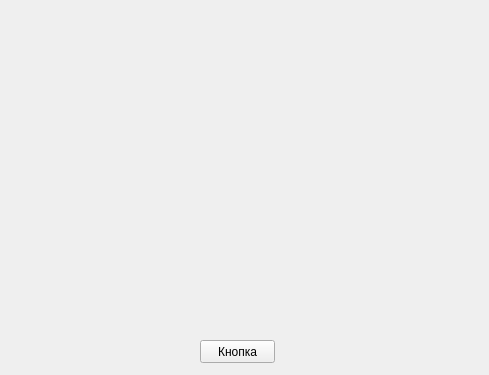
<?xml version="1.0" encoding="UTF-8"?>
<ui version="4.0">
 <class>Form</class>
 <widget class="QWidget" name="Form">
  <property name="geometry">
   <rect>
    <x>0</x>
    <y>0</y>
    <width>489</width>
    <height>375</height>
   </rect>
  </property>
  <property name="windowTitle">
   <string>Form</string>
  </property>
  <widget class="QPushButton" name="pushButton">
   <property name="geometry">
    <rect>
     <x>200</x>
     <y>340</y>
     <width>75</width>
     <height>23</height>
    </rect>
   </property>
   <property name="text">
    <string>Кнопка</string>
   </property>
  </widget>
 </widget>
 <resources/>
 <connections/>
</ui>
